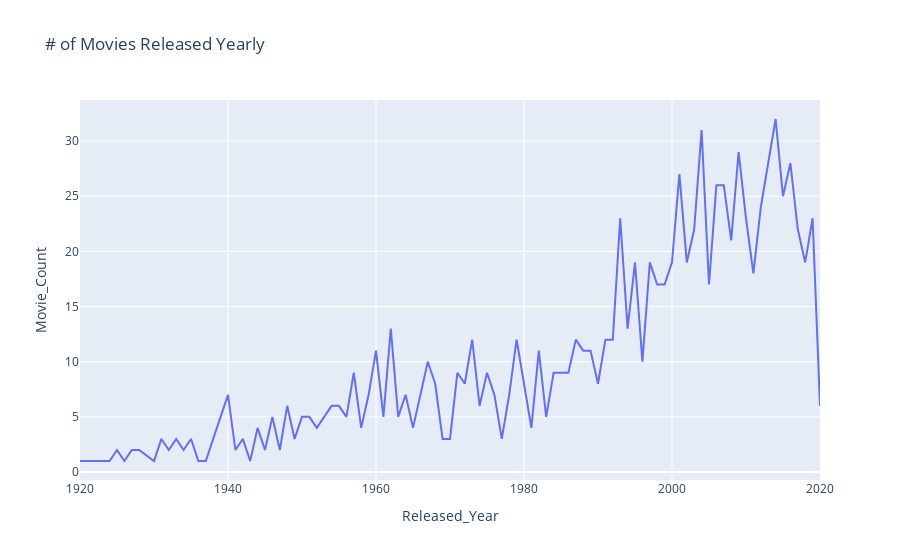

This figure's notebook cell:
### Markdown cell above
## Year vs Number of Movies Line Chart

### Code cell
import pandas as pd
import plotly.express as px

df = pd.read_csv('imdb_top_1000.csv')

# Clean and drop missing values 
df["Released_Year"] = pd.to_numeric(df["Released_Year"], errors="coerce") # turn to numeric
new_df = df.dropna(subset=["Released_Year"]) # Drop missing values from dataframe

grouped = new_df.groupby("Released_Year").size() # Aggregate
summary_df = grouped.reset_index()
summary_df.columns = ["Released_Year", "Movie_Count"]

print(summary_df)

# Plot
fig = px.line(summary_df, x="Released_Year", y="Movie_Count", title="# of Movies Released Yearly")
fig.show()

### Figure 1 — Plotly figure (JSON) as saved in the notebook; plotly's stock layout.template omitted (floating-point values rounded to 4 significant figures)
{"data": [{"hovertemplate": "Released_Year=%{x}<br>Movie_Count=%{y}<extra></extra>", "legendgroup": "", "line": {"color": "#636efa", "dash": "solid"}, "marker": {"symbol": "circle"}, "mode": "lines", "name": "", "orientation": "v", "showlegend": false, "type": "scatter", "x": [1920.0, 1921.0, 1922.0, 1924.0, 1925.0, 1926.0, 1927.0, 1928.0, 1930.0, 1931.0, 1932.0, 1933.0, 1934.0, 1935.0, 1936.0, 1937.0, 1938.0, 1939.0, 1940.0, 1941.0, 1942.0, 1943.0, 1944.0, 1945.0, 1946.0, 1947.0, 1948.0, 1949.0, 1950.0, 1951.0, 1952.0, 1953.0, 1954.0, 1955.0, 1956.0, 1957.0, 1958.0, 1959.0, 1960.0, 1961.0, 1962.0, 1963.0, 1964.0, 1965.0, 1966.0, 1967.0, 1968.0, 1969.0, 1970.0, 1971.0, 1972.0, 1973.0, 1974.0, 1975.0, 1976.0, 1977.0, 1978.0, 1979.0, 1980.0, 1981.0, 1982.0, 1983.0, 1984.0, 1985.0, 1986.0, 1987.0, 1988.0, 1989.0, 1990.0, 1991.0, 1992.0, 1993.0, 1994.0, 1995.0, 1996.0, 1997.0, 1998.0, 1999.0, 2000.0, 2001.0, 2002.0, 2003.0, 2004.0, 2005.0, 2006.0, 2007.0, 2008.0, 2009.0, 2010.0, 2011.0, 2012.0, 2013.0, 2014.0, 2015.0, 2016.0, 2017.0, 2018.0, 2019.0, 2020.0], "xaxis": "x", "y": [1, 1, 1, 1, 2, 1, 2, 2, 1, 3, 2, 3, 2, 3, 1, 1, 3, 5, 7, 2, 3, 1, 4, 2, 5, 2, 6, 3, 5, 5, 4, 5, 6, 6, 5, 9, 4, 7, 11, 5, 13, 5, 7, 4, 7, 10, 8, 3, 3, 9, 8, 12, 6, 9, 7, 3, 7, 12, 8, 4, 11, 5, 9, 9, 9, 12, 11, 11, 8, 12, 12, 23, 13, 19, 10, 19, 17, 17, 19, 27, 19, 22, 31, 17, 26, 26, 21, 29, 23, 18, 24, 28, 32, 25, 28, 22, 19, 23, 6], "yaxis": "y"}], "layout": {"legend": {"tracegroupgap": 0}, "title": {"text": "# of Movies Released Yearly"}, "xaxis": {"anchor": "y", "domain": [0, 1], "title": {"text": "Released_Year"}}, "yaxis": {"anchor": "x", "domain": [0, 1], "title": {"text": "Movie_Count"}}}}
